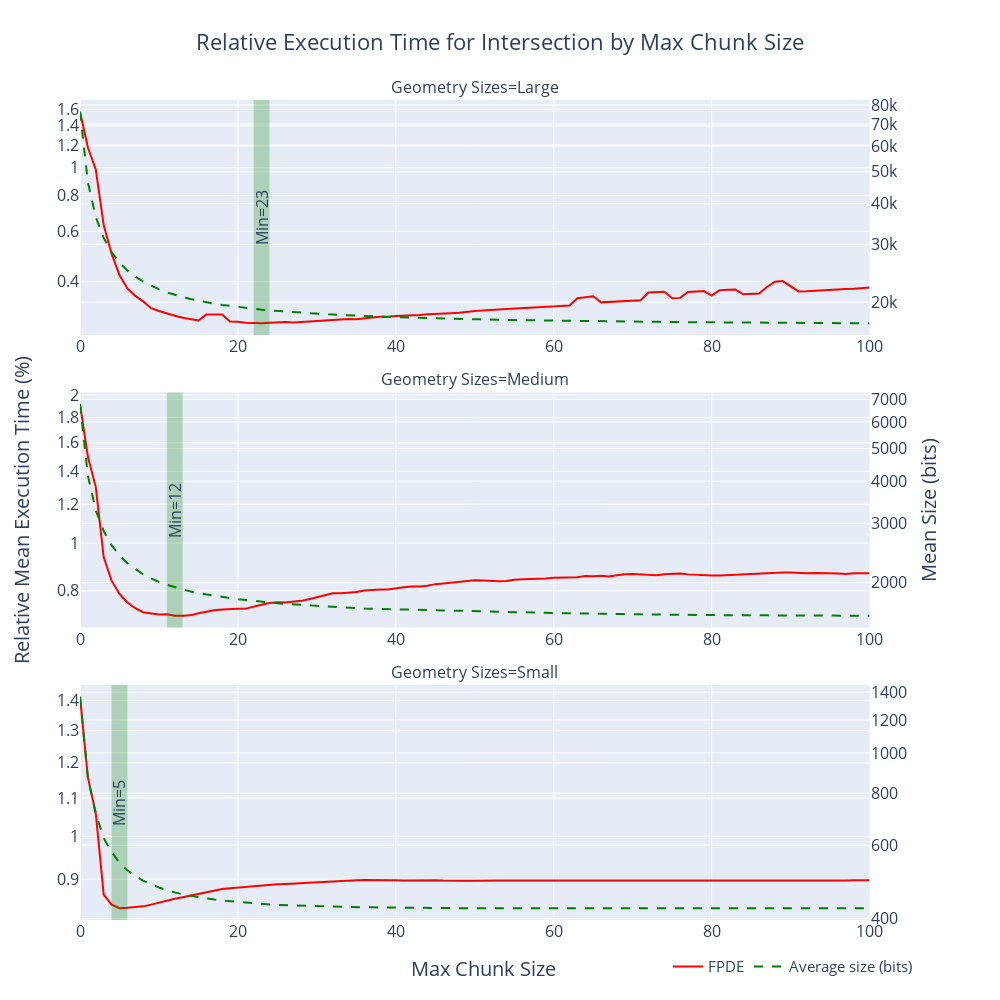

The notebook cell saved with this chart:
### Code cell
plot_max_delta_size_speed(max_deltas_filt_df, is_predicate=False, no_mixed=True, relative=True)
